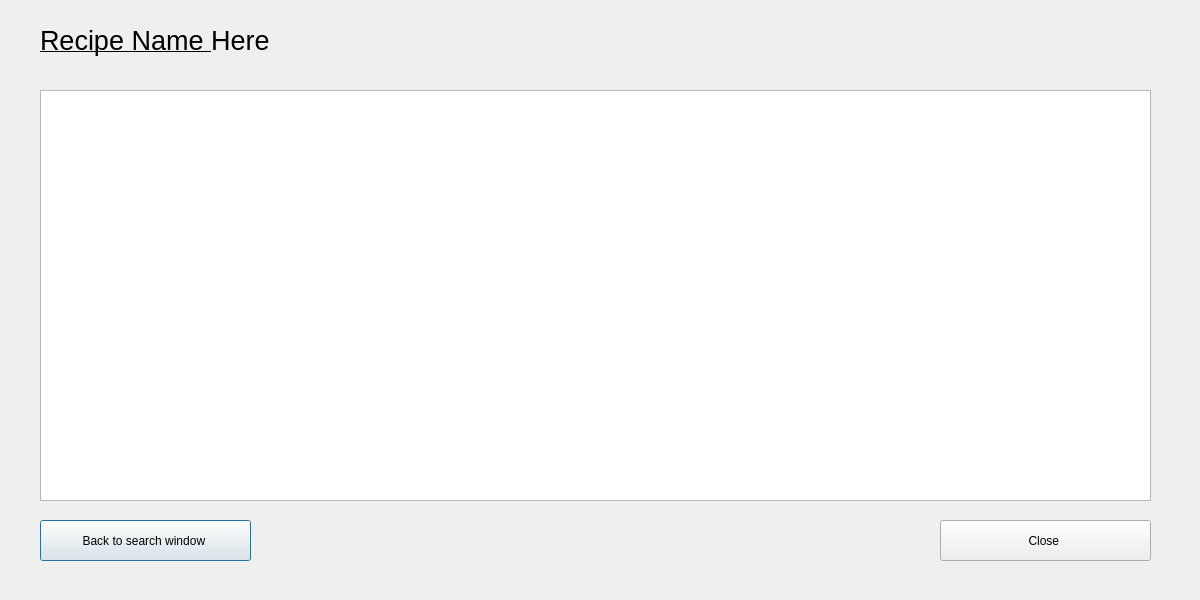
<?xml version="1.0" encoding="UTF-8"?>
<ui version="4.0">
 <class>detailrecipe</class>
 <widget class="QDialog" name="detailrecipe">
  <property name="geometry">
   <rect>
    <x>0</x>
    <y>0</y>
    <width>1200</width>
    <height>600</height>
   </rect>
  </property>
  <property name="windowTitle">
   <string>Dialog</string>
  </property>
  <widget class="QPushButton" name="pushButton">
   <property name="geometry">
    <rect>
     <x>40</x>
     <y>520</y>
     <width>211</width>
     <height>41</height>
    </rect>
   </property>
   <property name="text">
    <string>Back to search window </string>
   </property>
  </widget>
  <widget class="QPushButton" name="pushButton_2">
   <property name="geometry">
    <rect>
     <x>940</x>
     <y>520</y>
     <width>211</width>
     <height>41</height>
    </rect>
   </property>
   <property name="text">
    <string>Close </string>
   </property>
  </widget>
  <widget class="QTextEdit" name="textEdit">
   <property name="geometry">
    <rect>
     <x>40</x>
     <y>90</y>
     <width>1111</width>
     <height>411</height>
    </rect>
   </property>
   <property name="readOnly">
    <bool>true</bool>
   </property>
   <property name="html">
    <string>&lt;!DOCTYPE HTML PUBLIC &quot;-//W3C//DTD HTML 4.0//EN&quot; &quot;http://www.w3.org/TR/REC-html40/strict.dtd&quot;&gt;
&lt;html&gt;&lt;head&gt;&lt;meta name=&quot;qrichtext&quot; content=&quot;1&quot; /&gt;&lt;meta charset=&quot;utf-8&quot; /&gt;&lt;style type=&quot;text/css&quot;&gt;
p, li { white-space: pre-wrap; }
hr { height: 1px; border-width: 0; }
li.unchecked::marker { content: &quot;\2610&quot;; }
li.checked::marker { content: &quot;\2612&quot;; }
&lt;/style&gt;&lt;/head&gt;&lt;body style=&quot; font-family:'Segoe UI'; font-size:9pt; font-weight:400; font-style:normal;&quot;&gt;
&lt;p align=&quot;center&quot; style=&quot;-qt-paragraph-type:empty; margin-top:0px; margin-bottom:0px; margin-left:0px; margin-right:0px; -qt-block-indent:0; text-indent:0px;&quot;&gt;&lt;br /&gt;&lt;/p&gt;&lt;/body&gt;&lt;/html&gt;</string>
   </property>
  </widget>
  <widget class="QLabel" name="label">
   <property name="geometry">
    <rect>
     <x>40</x>
     <y>10</y>
     <width>401</width>
     <height>61</height>
    </rect>
   </property>
   <property name="text">
    <string>&lt;html&gt;&lt;head/&gt;&lt;body&gt;&lt;p&gt;&lt;span style=&quot; font-size:20pt; text-decoration: underline;&quot;&gt;Recipe Name &lt;/span&gt;&lt;span style=&quot; font-size:20pt;&quot;&gt; Here&lt;/span&gt;&lt;/p&gt;&lt;/body&gt;&lt;/html&gt;</string>
   </property>
  </widget>
 </widget>
 <resources/>
 <connections/>
</ui>
